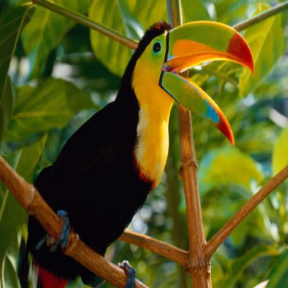
#> input picture images/bird.png, 288 x 288 px; the run also reads 1 picture not shown here
$ python only_psnr_y.py
#> lines starting #> are read from the running program, lines starting #| are printed output that depends on the picture
"""计算结果和官方代码稍有区别"""
import cv2
import numpy as np

# 读取需要比较的图像
img1 = cv2.imread('./images/bird.png')
#> img1 is the input picture: shape (288, 288, 3); mean B, G, R 27, 88.5, 88
img2 = cv2.imread('./images/bird_SwinIR.png')

img1 = img1.astype(np.float32) / 255.
img2 = img2.astype(np.float32) / 255.

img1_y = np.dot(img1, [24.996, 128.553, 65.481]) + 16.0
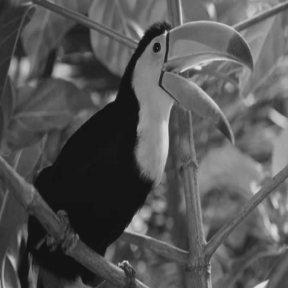
#> img1_y: shape (288, 288) float64; min 16.65, max 228.4, mean 85.9
img2_y = np.dot(img2, [24.996, 128.553, 65.481]) + 16.0

img1_y = img1_y[..., None]
img2_y = img2_y[..., None]

# 计算Y通道的MSE，然后计算psnr
mse = np.mean((img1_y - img2_y) ** 2)
#> mse = 2.93
if mse == 0:
    psnr = float('inf')
else:
    psnr = 20 * np.log10(255. / np.sqrt(mse))
#> psnr = 43.46

print(f'PSNR value: {psnr:.6f}dB.')
#| PSNR value: 43.458075dB.
